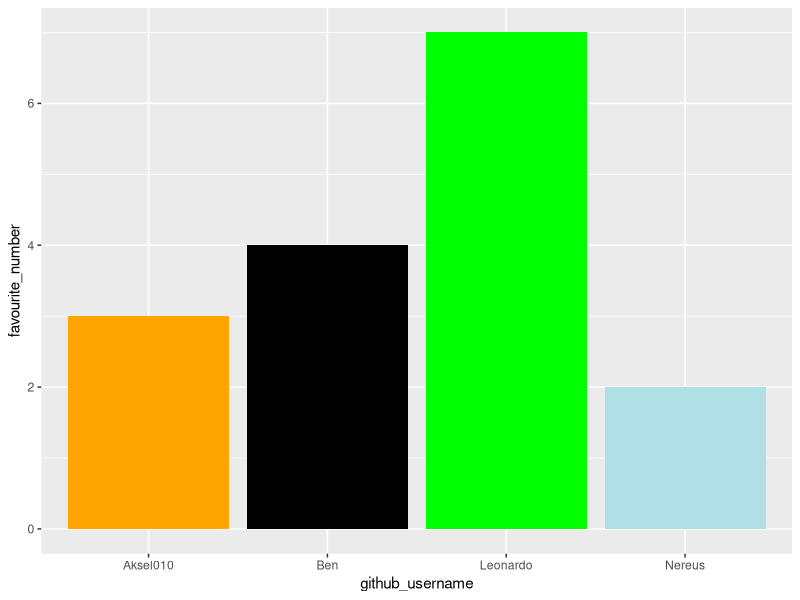
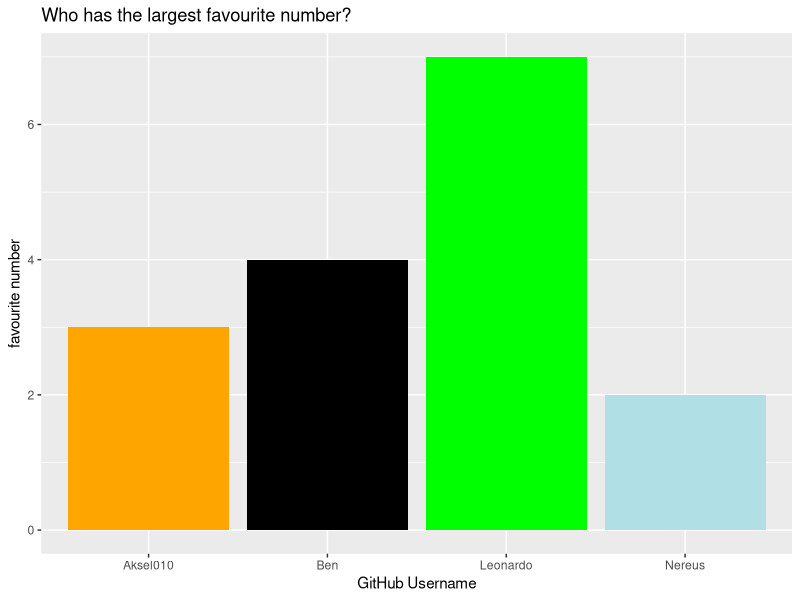
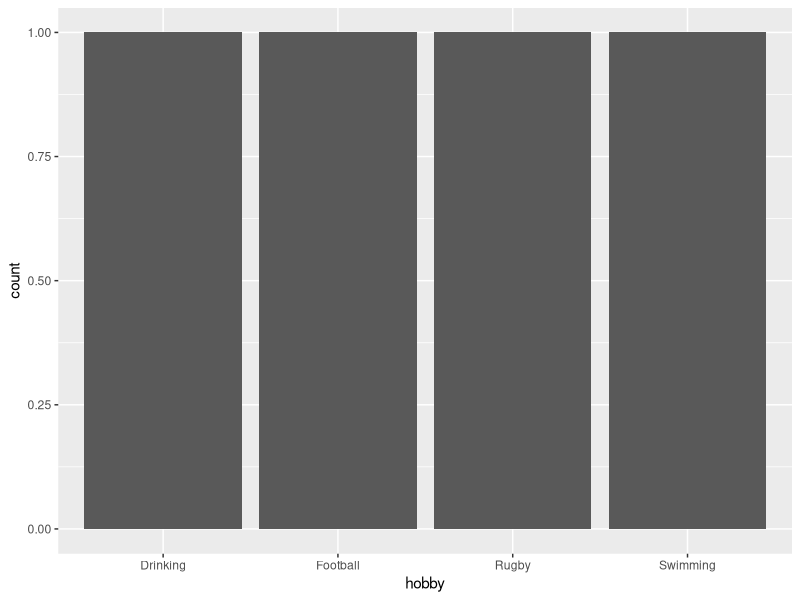

The R source for these figures, in order:
## ---- chunk 1
library(tidyverse) 
## ---- chunk 2
team_data <- tibble(
  name = c("Nereus", "Leonardo", "Ben", 
           "Aksel"),
  github_username = c("Nereus", "Leonardo", "Ben", 
                      "Aksel010"), 
  colour = c("powderblue", "green", "black", 
             "orange"),
  hobby = c("Football", "Rugby", "Swimming", 
            "Drinking"),
  favourite_number = c(2, 7, 4, 3)
  )

team_data
## ---- chunk 3
p1 <- ggplot(data = team_data, 
             mapping = aes(x = github_username, 
                           y = favourite_number,
                           fill = colour), 
             ) +
   geom_col() +
   scale_fill_identity()
p1
## ---- chunk 4
p1 + labs(x = "GitHub Username", 
          y = "favourite number",
          title = "Who has the largest favourite number?")
## ---- chunk 5
p2 <- ggplot(team_data, aes(x = hobby)) +
  geom_bar()
p2
